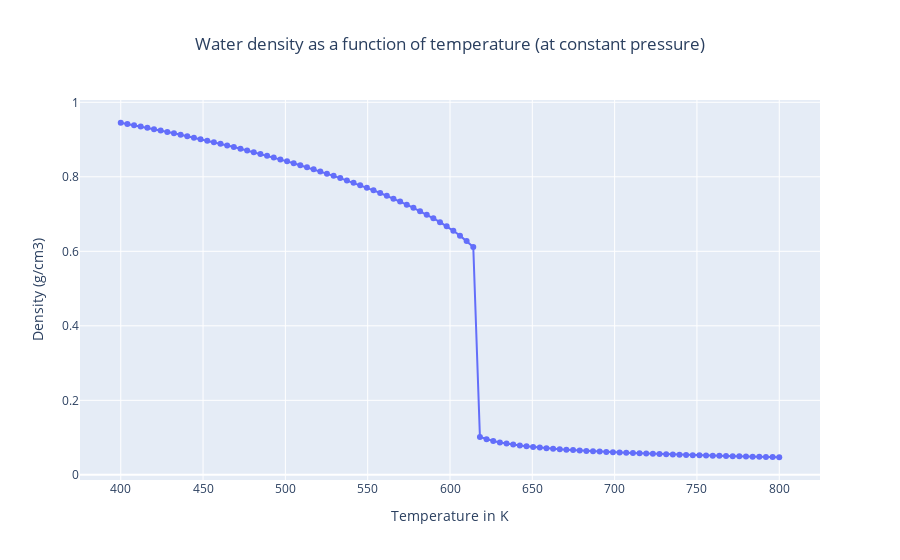

Notebook source saved alongside this figure:
### Code cell
temperatures = np.linspace(400, 800., 100)

water_densities = [nmm.Material.from_library('H2O', temperature=temperature, pressure=15500000).openmc_material.density for temperature in temperatures]

fig = go.Figure()

fig.add_trace(go.Scatter(
    x=temperatures,
    y=water_densities,
    mode='lines+markers',
    showlegend=False),
)
fig.update_layout(
    title={
        "text": "Water density as a function of temperature (at constant pressure)",
        "x": 0.5,
        "xanchor": "center"
    },
    xaxis_title="Temperature in K",
    yaxis_title="Density (g/cm3)"
)

fig.show()
